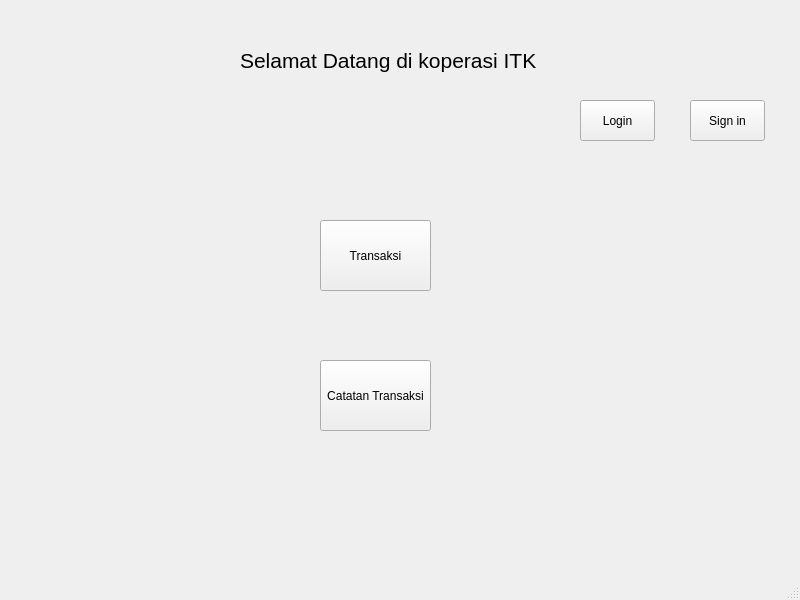
<?xml version="1.0" encoding="UTF-8"?>
<ui version="4.0">
 <class>MainWindow</class>
 <widget class="QMainWindow" name="MainWindow">
  <property name="geometry">
   <rect>
    <x>0</x>
    <y>0</y>
    <width>800</width>
    <height>600</height>
   </rect>
  </property>
  <property name="windowTitle">
   <string>MainWindow</string>
  </property>
  <widget class="QWidget" name="centralwidget">
   <widget class="QLabel" name="label">
    <property name="geometry">
     <rect>
      <x>240</x>
      <y>30</y>
      <width>321</width>
      <height>61</height>
     </rect>
    </property>
    <property name="font">
     <font>
      <pointsize>16</pointsize>
     </font>
    </property>
    <property name="text">
     <string>Selamat Datang di koperasi ITK</string>
    </property>
   </widget>
   <widget class="QPushButton" name="pushButton">
    <property name="geometry">
     <rect>
      <x>320</x>
      <y>220</y>
      <width>111</width>
      <height>71</height>
     </rect>
    </property>
    <property name="text">
     <string>Transaksi</string>
    </property>
   </widget>
   <widget class="QPushButton" name="pushButton_2">
    <property name="geometry">
     <rect>
      <x>580</x>
      <y>100</y>
      <width>75</width>
      <height>41</height>
     </rect>
    </property>
    <property name="text">
     <string>Login</string>
    </property>
   </widget>
   <widget class="QPushButton" name="pushButton_3">
    <property name="geometry">
     <rect>
      <x>320</x>
      <y>360</y>
      <width>111</width>
      <height>71</height>
     </rect>
    </property>
    <property name="text">
     <string>Catatan Transaksi</string>
    </property>
   </widget>
   <widget class="QPushButton" name="pushButton_4">
    <property name="geometry">
     <rect>
      <x>690</x>
      <y>100</y>
      <width>75</width>
      <height>41</height>
     </rect>
    </property>
    <property name="text">
     <string>Sign in</string>
    </property>
   </widget>
  </widget>
  <widget class="QStatusBar" name="statusbar"/>
 </widget>
 <resources/>
 <connections/>
</ui>
